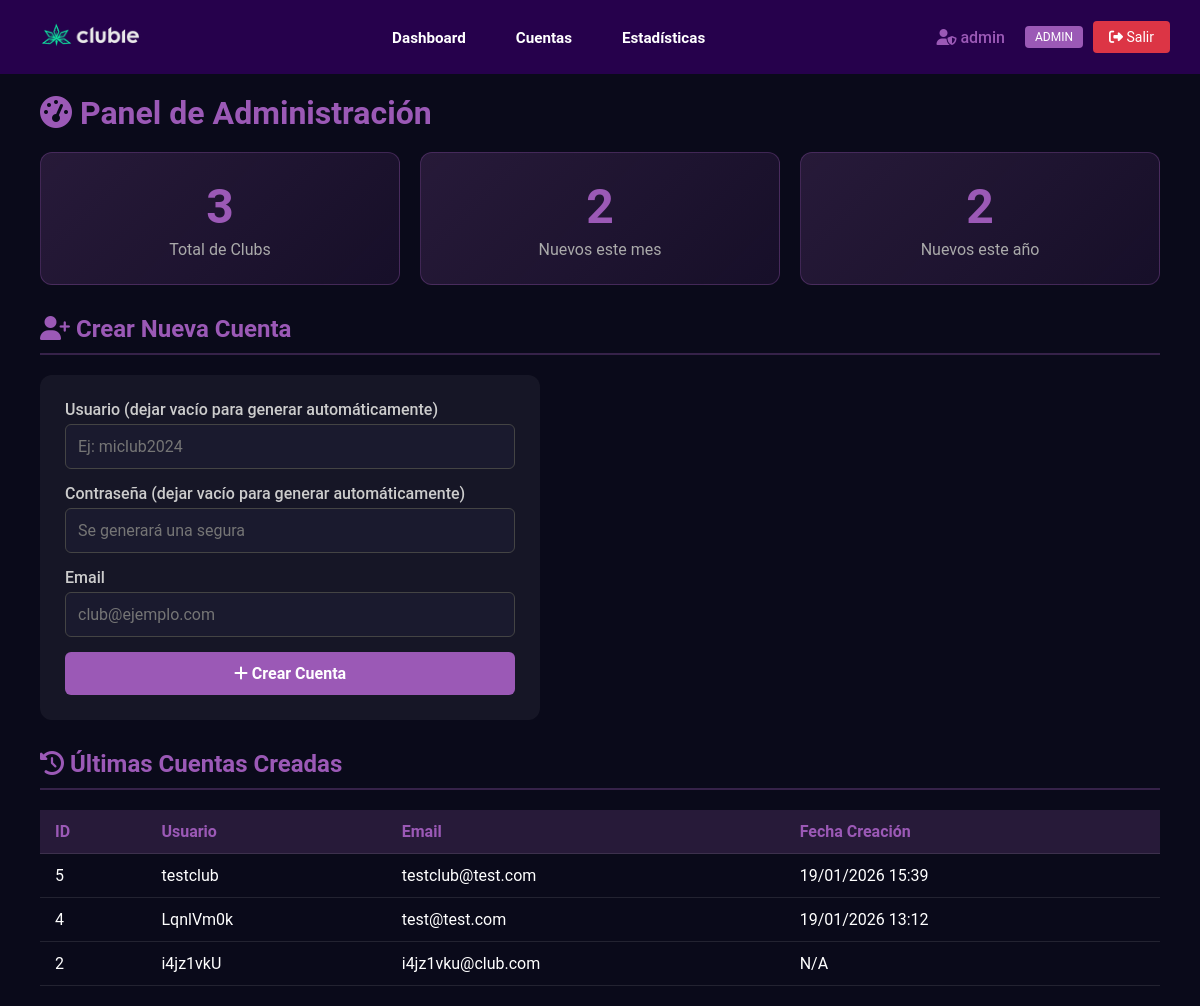
/admin (signed in), run on the app's committed database.
### clases.py (models this page shows, shortened)
class Club(db.Model, UserMixin):
    id = db.Column(db.Integer, primary_key=True)
    campoarchivo = db.Column(db.String(30))
    username = db.Column(db.String(30), unique=True, nullable=False)
    password_hash = db.Column(db.String(128), nullable=False)
    email = db.Column(db.String(70))
    is_superuser = db.Column(db.Boolean, default=False)
    fecha_creacion = db.Column(db.DateTime, default=datetime.now)

### app.py (the view)
@app.route('/admin')
@superuser_required
def admin_dashboard():
    form = LoginForm()  # Para CSRF token
    total_clubs = Club.query.filter_by(is_superuser=False).count()
    from datetime import datetime
    hoy = datetime.now()
    clubs_este_mes = Club.query.filter(
        Club.is_superuser == False,
        extract('year', Club.fecha_creacion) == hoy.year,
        extract('month', Club.fecha_creacion) == hoy.month
    ).count()
    clubs_este_anio = Club.query.filter(
        Club.is_superuser == False,
        extract('year', Club.fecha_creacion) == hoy.year
    ).count()
    ultimos_clubs = Club.query.filter_by(is_superuser=False).order_by(Club.fecha_creacion.desc()).limit(5).all()
    nuevas_credenciales = None
    return render_template('admin/dashboard.html',
                           form=form,
                           total_clubs=total_clubs,
                           clubs_este_mes=clubs_este_mes,
                           clubs_este_anio=clubs_este_anio,
                           ultimos_clubs=ultimos_clubs,
                           nuevas_credenciales=nuevas_credenciales)

### clases.py
class LoginForm(FlaskForm):
    username = StringField('Usuario', validators=[InputRequired(message='Usuario requerido'), Length(min=4, max=20, message='Usuario debe tener entre 4 y 20 caracteres')], render_kw={"placeholder": "Usuario"})
    password = PasswordField('Contraseña', validators=[InputRequired(message='Contraseña requerida'), Length(min=4, max=30, message='Contraseña debe tener entre 4 y 30 caracteres')], render_kw={"placeholder": "Contraseña"})
    submit = SubmitField("Iniciar Sesión")

### app.py (called while the page is built)
@login_manager.user_loader
def load_user(user_id):
    if isinstance(user_id, str) and user_id.startswith('member_'):
        member_id = int(user_id.replace('member_', ''))
        return Member.query.get(member_id)
    return Club.query.get(int(user_id))

def superuser_required(f):
    @wraps(f)
    @login_required
    def decorated_function(*args, **kwargs):
        if not current_user.is_superuser:
            flash('No tienes permisos para acceder a esta sección.', 'error')
            return redirect(url_for('miembros'))
        return f(*args, **kwargs)
    return decorated_function

### templates/admin/dashboard.html (shortened to what this page needs)
{% extends 'admin/base-admin.html' %}
{% block body %}
<h1 class="page-title"><i class="fas fa-tachometer-alt"></i> Panel de Administración</h1>
<div class="dashboard-grid">
    <div class="stat-card">
        <div class="stat-number">{{ total_clubs }}</div>
        <div class="stat-label">Total de Clubs</div>
    </div>
    <div class="stat-card">
        <div class="stat-number">{{ clubs_este_mes }}</div>
        <div class="stat-label">Nuevos este mes</div>
    </div>
    <div class="stat-card">
        <div class="stat-number">{{ clubs_este_anio }}</div>
        <div class="stat-label">Nuevos este año</div>
    </div>
</div>
<h2 class="section-title"><i class="fas fa-user-plus"></i> Crear Nueva Cuenta</h2>
<div class="form-card">
    <form method="POST" action="{{ url_for('admin_crear_cuenta') }}">
        <div class="form-group">
            <label>Usuario (dejar vacío para generar automáticamente)</label>
            <input type="text" name="username" placeholder="Ej: miclub2024">
        </div>
        <div class="form-group">
            <label>Contraseña (dejar vacío para generar automáticamente)</label>
            <input type="text" name="password" placeholder="Se generará una segura">
        </div>
        <div class="form-group">
            <label>Email</label>
            <input type="email" name="email" placeholder="club@ejemplo.com" required>
        </div>
        <button type="submit" class="btn-primary">
            <i class="fas fa-plus"></i> Crear Cuenta
        </button>
    </form>
</div>
<h2 class="section-title"><i class="fas fa-history"></i> Últimas Cuentas Creadas</h2>
<table class="recent-table">
    <thead>
        <tr>
            <th>ID</th>
            <th>Usuario</th>
            <th>Email</th>
            <th>Fecha Creación</th>
        </tr>
    </thead>
    <tbody>
        {% for club in ultimos_clubs %}
        <tr>
            <td>{{ club.id }}</td>
            <td>{{ club.username }}</td>
            <td>{{ club.email or '-' }}</td>
            <td>{{ club.fecha_creacion.strftime('%d/%m/%Y %H:%M') if club.fecha_creacion else 'N/A' }}</td>
        </tr>
        {% else %}
        <tr>
            <td colspan="4" style="text-align: center; color: #888;">No hay cuentas registradas</td>
        </tr>
        {% endfor %}
    </tbody>
</table>
{% endblock %}

### templates/admin/base-admin.html (shortened to what this page needs)
<!DOCTYPE html>
<html lang="es">
<head>
    <link rel="stylesheet" href="{{ url_for('static', filename='css/header.css') }}">
    <link rel="stylesheet" href="{{ url_for('static', filename='css/footer.css') }}">
</head>
<body>
    <header class="header">
        <div class="logo">
            <a href="{{ url_for('index') }}">
                <img src="{{ url_for('static', filename='media/editado.png') }}" alt="Logo de marca">
            </a>
        </div>
        <nav class="opcion">
            <ul class="nav-links">
                <li><a href="{{ url_for('admin_dashboard') }}">Dashboard</a></li>
                <li><a href="{{ url_for('admin_cuentas') }}">Cuentas</a></li>
                <li><a href="{{ url_for('admin_estadisticas') }}">Estadísticas</a></li>
            </ul>
        </nav>
        <div class="nav-right">
            {% if current_user.is_authenticated %}
            <span class="user-info">
                <a href="{{ url_for('admin_dashboard') }}" style="color: #9b59b6 !important; text-decoration: none;">
                    <i class="fas fa-user-shield"></i> {{ current_user.username }}
                </a>
            </span>
            <span class="admin-badge">ADMIN</span>
            <a href="{{ url_for('logout') }}" class="logout-btn"><i class="fas fa-sign-out-alt"></i> Salir</a>
            {% endif %}
        </div>
    </header>
    <main>
        {% block body %}
        {% endblock %}
    </main>
</body>
</html>

### static/css/header.css (style rules this page uses)
header.header { position: sticky; top: 0; left: 0; width: 100%; padding: 15px 30px; display: flex !important; flex-wrap: nowrap !important; justify-content: space-between; align-items: center; z-index: 1000; background-color: rgba(0, 0, 0, 0.95); box-sizing: border-box; }
.header .logo { flex-shrink: 0; }
.header .logo img { cursor: pointer; height: 40px; width: auto; }
.header .logo img { transition: all 0.3s; }
.header .opcion { flex: 1; display: flex; justify-content: center; }
.header .opcion a { position: relative; font-size: 0.95em; color: #fff; font-weight: 600; text-decoration: none; margin-left: 10px; padding: 6px 12px; transition: .5s; white-space: nowrap; }
.header ul { list-style: none; margin: 0; padding: 0; display: flex; align-items: center; }
.header .nav-links li { display: inline-block; padding: 0px 8px; }
.header .nav-right { flex-shrink: 0; display: flex; align-items: center; gap: 10px; }

### templates/admin/base-admin.html (style rules this page uses)
* { margin: 0; padding: 0; box-sizing: border-box; font-family: "Roboto", sans-serif; }
body { background-color: #0a0a1a; min-height: 100vh; color: #fff; }
header.header { background-color: rgba(40, 0, 80, 0.95) !important; }
.admin-badge { background: #9b59b6; color: white; padding: 4px 10px; border-radius: 4px; font-size: 12px; margin-left: 10px; }
.header .logout-btn { background: #dc3545 !important; color: white !important; border: none !important; padding: 8px 16px !important; border-radius: 4px !important; cursor: pointer; text-decoration: none !important; font-size: 14px !important; display: inline-block !important; white-space: nowrap; }
.header .user-info { color: #9b59b6 !important; font-weight: 500; white-space: nowrap; }
.header .nav-right { flex-shrink: 0; display: flex; align-items: center; gap: 10px; }
main { padding: 20px 40px; }
.page-title { font-size: 2em; margin-bottom: 20px; color: #9b59b6; }

### templates/admin/dashboard.html (style rules this page uses)
.dashboard-grid { display: grid; grid-template-columns: repeat(auto-fit, minmax(300px, 1fr)); gap: 20px; margin-bottom: 30px; }
.stat-card { background: linear-gradient(135deg, rgba(155, 89, 182, 0.2), rgba(142, 68, 173, 0.1)); border: 1px solid rgba(155, 89, 182, 0.3); border-radius: 12px; padding: 25px; text-align: center; }
.stat-card .stat-number { font-size: 3em; font-weight: 700; color: #9b59b6; }
.stat-card .stat-label { font-size: 1em; color: #aaa; margin-top: 5px; }
.section-title { font-size: 1.5em; margin: 30px 0 20px 0; color: #9b59b6; border-bottom: 2px solid rgba(155, 89, 182, 0.3); padding-bottom: 10px; }
.form-card { background: rgba(255, 255, 255, 0.05); border-radius: 12px; padding: 25px; max-width: 500px; }
.form-group { margin-bottom: 15px; }
.form-group label { display: block; margin-bottom: 5px; color: #ccc; font-weight: 500; }
.form-group input { width: 100%; padding: 12px; border: 1px solid #444; border-radius: 6px; background: #1a1a2e; color: #fff; font-size: 1em; }
.btn-primary { background: #9b59b6; color: white; border: none; padding: 12px 30px; border-radius: 6px; cursor: pointer; font-size: 1em; font-weight: 600; width: 100%; }
.recent-table { width: 100%; border-collapse: collapse; margin-top: 10px; }
.recent-table th, .recent-table td { padding: 12px 15px; text-align: left; border-bottom: 1px solid rgba(255, 255, 255, 0.1); }
.recent-table th { background: rgba(155, 89, 182, 0.2); color: #9b59b6; font-weight: 600; }

### data on the page
Club: username "admin"
Club: id "5", username "testclub", email "testclub@test.com", fecha_creacion "19/01/2026 15:39"
Club: id "4", username "LqnlVm0k", email "test@test.com", fecha_creacion "19/01/2026 13:12"
Club: id "2", username "i4jz1vkU", email "i4jz1vku@club.com", fecha_creacion "N/A"

### other printed values
{{ total_clubs }} "3"
{{ clubs_este_mes }} "2"
{{ clubs_este_anio }} "2"
